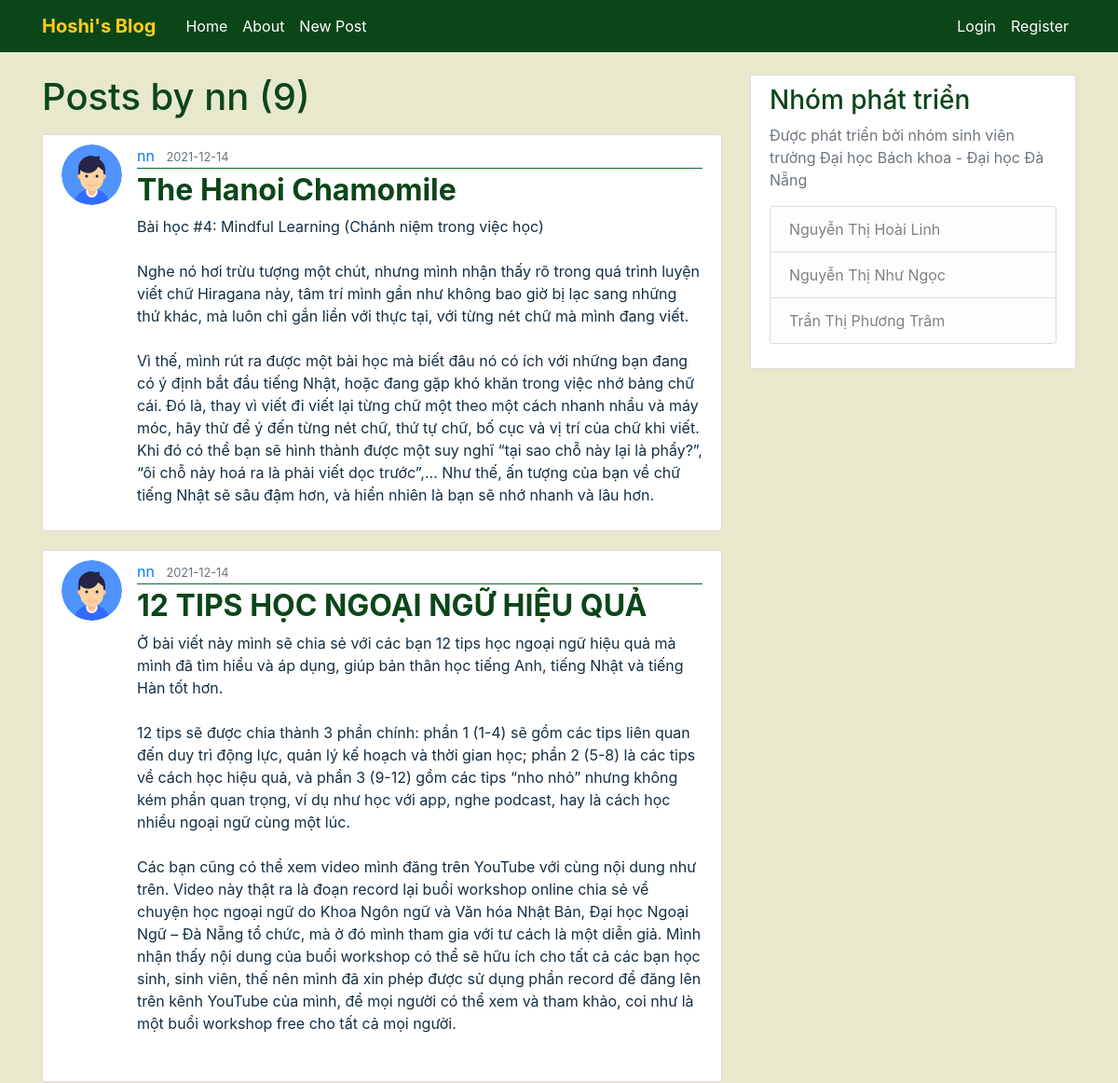
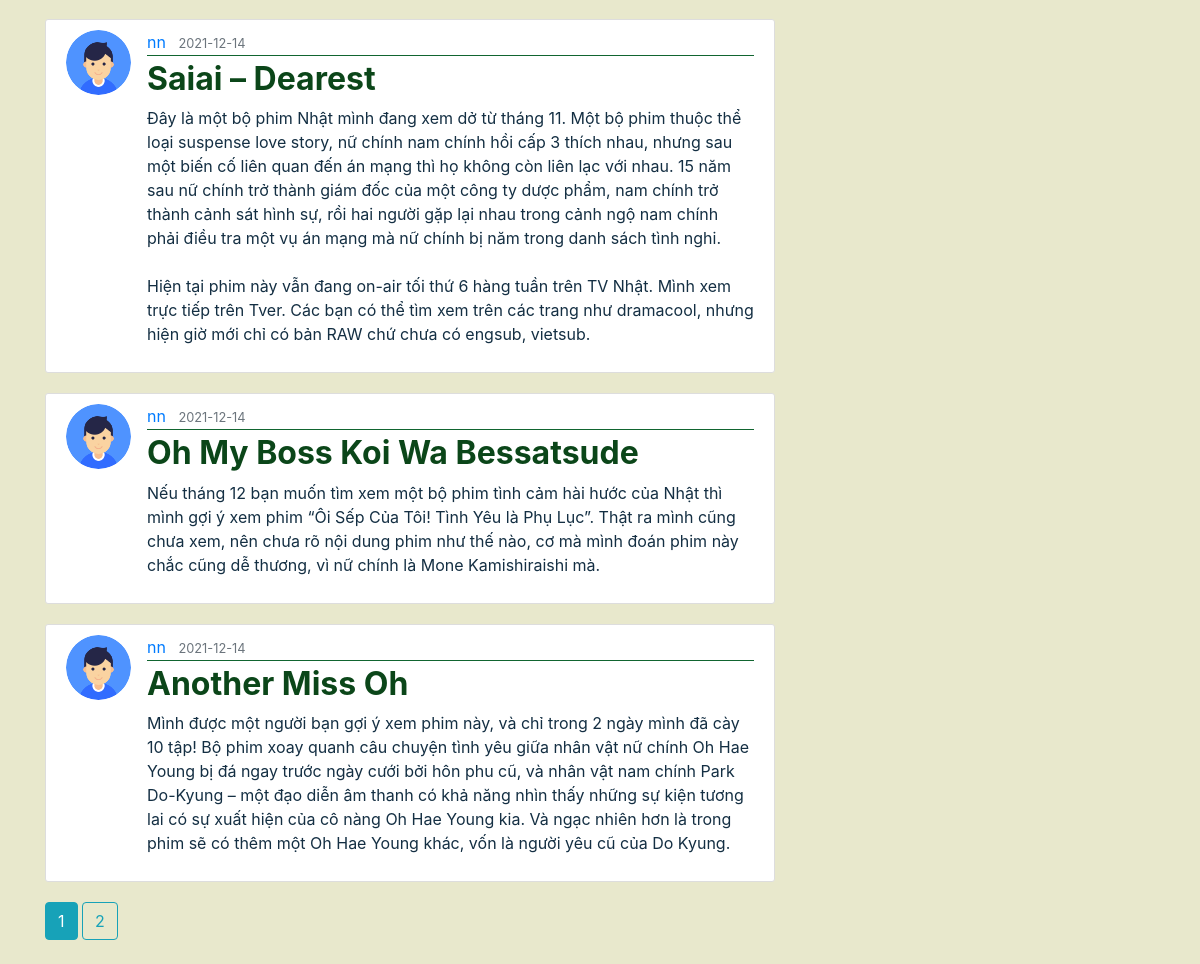
The app's page /user/nn with its own data (2 pictures, top to bottom).
### FlaskBlog/models.py (models this page shows, shortened)
class User(db.Model, UserMixin):
    id = db.Column(db.Integer, primary_key=True)
    username = db.Column(db.String(20), unique=True, nullable=False)
    email = db.Column(db.String(120), unique=True, nullable=False)
    image_file = db.Column(db.String(20), nullable=False, default='default.png')
    password = db.Column(db.String(60), nullable=False)
    posts = db.relationship('Post', backref='author', lazy=True)

class Post(db.Model):
    id = db.Column(db.Integer, primary_key=True)
    title = db.Column(db.String(100), nullable=False)
    date_posted = db.Column(db.DateTime, nullable=False, default=datetime.utcnow)
    content = db.Column(db.Text, nullable=False)
    user_id = db.Column(db.Integer, db.ForeignKey('user.id'), nullable=False)

### FlaskBlog/routes.py (the view)
@app.route("/user/<string:username>")
def user_posts(username):
    page = request.args.get('page', 1, type=int)
    user = User.query.filter_by(username=username).first_or_404()
    posts = Post.query.filter_by(author=user)\
        .order_by(Post.date_posted.desc())\
        .paginate(page=page, per_page=5)
    return render_template('user_posts.html', posts=posts, user=user)

### FlaskBlog/templates/user_posts.html
{% extends "layout.html" %}
{% block content %}
    <h1 class="mb-3">Posts by {{ user.username }} ({{ posts.total }})</h1>
    {% for post in posts.items %}
        <article class="media content-section">
          <img class="rounded-circle article-img" src="{{ url_for('static', filename='avatar/' + post.author.image_file) }}">
          <div class="media-body">
            <div class="article-metadata">
              <a class="mr-2" href="{{ url_for('user_posts', username=post.author.username) }}">{{ post.author.username }}</a>
              <small class="text-muted">{{ post.date_posted.strftime('%Y-%m-%d') }}</small>
            </div>
            <h2><a class="article-title" href="{{ url_for('post', post_id=post.id) }}">{{ post.title }}</a></h2>
            <p class="article-content">{{ post.content }}</p>
          </div>
        </article>
    {% endfor %}
    {% for page_num in posts.iter_pages(left_edge=1, right_edge=1, left_current=1, right_current=2) %}
      {% if page_num %}
        {% if posts.page == page_num %}
          <a class="btn btn-info mb-4" href="{{ url_for('user_posts', username=user.username, page=page_num) }}">{{ page_num }}</a>
        {% else %}
          <a class="btn btn-outline-info mb-4" href="{{ url_for('user_posts', username=user.username, page=page_num) }}">{{ page_num }}</a>
        {% endif %}
      {% else %}
        ...
      {% endif %}
    {% endfor %}
{% endblock content %}

### FlaskBlog/static/main.css (style rules this page uses)
body { background: #E8E8CC; color: #142F43; margin-top: 5rem; }
h1, h2, h3, h4, h5, h6 { color: #0B4619; }
.content-section { background: #ffffff; padding: 10px 20px; border: 1px solid #dddddd; border-radius: 3px; margin-bottom: 20px; }
.article-title { color: #0B4619; font-weight: bold; }
.article-content { white-space: pre-line; }
.article-img { height: 65px; width: 65px; margin-right: 16px; }
.article-metadata { padding-bottom: 1px; margin-bottom: 4px; border-bottom: 1px solid #116530 }

### records on screen
User: username "nn"
Post: image_file (placeholder picture), author.username "nn", date_posted "2021-12-14", title "The Hanoi Chamomile", content "Bài học #4: Mindful Learning (Chánh niệm trong việc học) Nghe nó hơi trừu tượng một chút, nhưng mình nhận thấy rõ trong quá trình luyện viết chữ Hiragana này, tâm trí mình gần như không bao giờ bị lạc sang những thứ khác, mà luôn chỉ gắn liền với thực tại, với từng nét chữ mà mình đang viết. Vì thế, mình rút ra được một bài học mà biết đâu nó có ích với những bạn đang có ý định bắt đầu tiếng Nhật, hoặc đang gặp khó khăn trong việc nhớ bảng chữ cái. Đó là, thay vì viết đi viết lại từng chữ một theo một cách nhanh nhẩu và máy móc, hãy thử để ý đến từng nét chữ, thứ tự chữ, bố cục và vị trí của chữ khi viết. Khi đó có thể bạn sẽ hình thành được một suy nghĩ “tại sao chỗ này lại là phẩy?”, “ôi…"
Post: image_file (placeholder picture), author.username "nn", date_posted "2021-12-14", title "12 TIPS HỌC NGOẠI NGỮ HIỆU QUẢ", content "Ở bài viết này mình sẽ chia sẻ với các bạn 12 tips học ngoại ngữ hiệu quả mà mình đã tìm hiểu và áp dụng, giúp bản thân học tiếng Anh, tiếng Nhật và tiếng Hàn tốt hơn. 12 tips sẽ được chia thành 3 phần chính: phần 1 (1-4) sẽ gồm các tips liên quan đến duy trì động lực, quản lý kế hoạch và thời gian học; phần 2 (5-8) là các tips về cách học hiệu quả, và phần 3 (9-12) gồm các tips “nho nhỏ” nhưng không kém phần quan trọng, ví dụ như học với app, nghe podcast, hay là cách học nhiều ngoại ngữ cùng một lúc. Các bạn cũng có thể xem video mình đăng trên YouTube với cùng nội dung như trên. Video này thật ra là đoạn record lại buổi workshop online chia sẻ về chuyện học ngoại ngữ do Khoa Ngôn ngữ và…"
Post: image_file (placeholder picture), author.username "nn", date_posted "2021-12-14", title "Saiai – Dearest", content "Đây là một bộ phim Nhật mình đang xem dở từ tháng 11. Một bộ phim thuộc thể loại suspense love story, nữ chính nam chính hồi cấp 3 thích nhau, nhưng sau một biến cố liên quan đến án mạng thì họ không còn liên lạc với nhau. 15 năm sau nữ chính trở thành giám đốc của một công ty dược phẩm, nam chính trở thành cảnh sát hình sự, rồi hai người gặp lại nhau trong cảnh ngộ nam chính phải điều tra một vụ án mạng mà nữ chính bị năm trong danh sách tình nghi. Hiện tại phim này vẫn đang on-air tối thứ 6 hàng tuần trên TV Nhật. Mình xem trực tiếp trên Tver. Các bạn có thể tìm xem trên các trang như dramacool, nhưng hiện giờ mới chỉ có bản RAW chứ chưa có engsub, vietsub."
Post: image_file (placeholder picture), author.username "nn", date_posted "2021-12-14", title "Oh My Boss Koi Wa Bessatsude", content "Nếu tháng 12 bạn muốn tìm xem một bộ phim tình cảm hài hước của Nhật thì mình gợi ý xem phim “Ôi Sếp Của Tôi! Tình Yêu là Phụ Lục”. Thật ra mình cũng chưa xem, nên chưa rõ nội dung phim như thế nào, cơ mà mình đoán phim này chắc cũng dễ thương, vì nữ chính là Mone Kamishiraishi mà."
Post: image_file (placeholder picture), author.username "nn", date_posted "2021-12-14", title "Another Miss Oh", content "Mình được một người bạn gợi ý xem phim này, và chỉ trong 2 ngày mình đã cày 10 tập! Bộ phim xoay quanh câu chuyện tình yêu giữa nhân vật nữ chính Oh Hae Young bị đá ngay trước ngày cưới bởi hôn phu cũ, và nhân vật nam chính Park Do-Kyung – một đạo diễn âm thanh có khả năng nhìn thấy những sự kiện tương lai có sự xuất hiện của cô nàng Oh Hae Young kia. Và ngạc nhiên hơn là trong phim sẽ có thêm một Oh Hae Young khác, vốn là người yêu cũ của Do Kyung."

### other values on screen
{{ posts.total }} "9"
{{ page_num }} "1"
{{ page_num }} "2"
